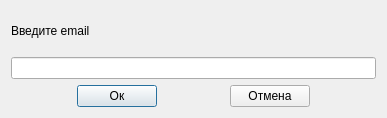
<?xml version="1.0" encoding="UTF-8"?>
<ui version="4.0">
 <class>dev_add_win</class>
 <widget class="QDialog" name="dev_add_win">
  <property name="geometry">
   <rect>
    <x>0</x>
    <y>0</y>
    <width>387</width>
    <height>118</height>
   </rect>
  </property>
  <property name="windowTitle">
   <string>Изменить/Добавить</string>
  </property>
  <layout class="QVBoxLayout" name="verticalLayout">
   <item>
    <widget class="QLabel" name="label">
     <property name="text">
      <string>Введите email</string>
     </property>
    </widget>
   </item>
   <item>
    <layout class="QHBoxLayout" name="horizontalLayout">
     <item>
      <widget class="QLineEdit" name="email"/>
     </item>
    </layout>
   </item>
   <item>
    <layout class="QHBoxLayout" name="horizontalLayout_2">
     <item>
      <spacer name="horizontalSpacer_2">
       <property name="orientation">
        <enum>Qt::Horizontal</enum>
       </property>
       <property name="sizeHint" stdset="0">
        <size>
         <width>40</width>
         <height>20</height>
        </size>
       </property>
      </spacer>
     </item>
     <item>
      <widget class="QPushButton" name="pushButton_2">
       <property name="text">
        <string>Ок</string>
       </property>
      </widget>
     </item>
     <item>
      <spacer name="horizontalSpacer_3">
       <property name="orientation">
        <enum>Qt::Horizontal</enum>
       </property>
       <property name="sizeHint" stdset="0">
        <size>
         <width>40</width>
         <height>20</height>
        </size>
       </property>
      </spacer>
     </item>
     <item>
      <widget class="QPushButton" name="pushButton_3">
       <property name="text">
        <string>Отмена</string>
       </property>
      </widget>
     </item>
     <item>
      <spacer name="horizontalSpacer">
       <property name="orientation">
        <enum>Qt::Horizontal</enum>
       </property>
       <property name="sizeHint" stdset="0">
        <size>
         <width>40</width>
         <height>20</height>
        </size>
       </property>
      </spacer>
     </item>
    </layout>
   </item>
  </layout>
 </widget>
 <resources/>
 <connections>
  <connection>
   <sender>pushButton_2</sender>
   <signal>clicked()</signal>
   <receiver>dev_add_win</receiver>
   <slot>accept()</slot>
   <hints>
    <hint type="sourcelabel">
     <x>116</x>
     <y>91</y>
    </hint>
    <hint type="destinationlabel">
     <x>193</x>
     <y>58</y>
    </hint>
   </hints>
  </connection>
  <connection>
   <sender>pushButton_3</sender>
   <signal>clicked()</signal>
   <receiver>dev_add_win</receiver>
   <slot>reject()</slot>
   <hints>
    <hint type="sourcelabel">
     <x>269</x>
     <y>91</y>
    </hint>
    <hint type="destinationlabel">
     <x>193</x>
     <y>58</y>
    </hint>
   </hints>
  </connection>
 </connections>
</ui>
